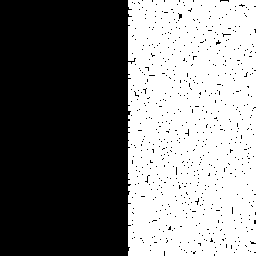
//> input picture 08/data/filter1_opening.pgm, 256 x 256 px
$ ./exercise_04a_opening ../../08/data/filter1_opening.pgm 3 out.png   (built with g++ and OpenCV 4)
//> lines starting //> are read from the running program, lines starting //| are printed output that depends on the picture; after the words box and inside, x2 and y2 are one past the last pixel; in counts of white or black regions, pixels touching at a corner belong together
### 04/src/lib.cpp
#include <algorithm>
#include <opencv2/opencv.hpp>
#include <vector>

cv::Mat erosion(cv::Mat* img1, int size) {
  cv::Mat output = img1->clone();
  std::vector<int> square_values;

  for (int i = 0; i < img1->rows; i++) {
    for (int j = 0; j < img1->cols; j++) {
      for (int x = std::max(i - size, 0); x <= std::min(i + size, img1->rows - 1); x++) {
        for (int y = std::max(j - size, 0); y <= std::min(j + size, img1->cols - 1); y++) {
          square_values.push_back(img1->at<uchar>(x, y));
        }
      }
      output.at<uchar>(i, j) = *std::min_element(square_values.begin(), square_values.end());
      square_values.clear();
    }
  }
  return output;
}

cv::Mat dilation(cv::Mat* img1, int size) {
  cv::Mat output = img1->clone();
  std::vector<int> square_values;

  for (int i = 0; i < img1->rows; i++) {
    for (int j = 0; j < img1->cols; j++) {
      for (int x = std::max(i - size, 0); x <= std::min(i + size, img1->rows - 1); x++) {
        for (int y = std::max(j - size, 0); y <= std::min(j + size, img1->cols - 1); y++) {
          square_values.push_back(img1->at<uchar>(x, y));
        }
      }
      output.at<uchar>(i, j) = *std::max_element(square_values.begin(), square_values.end());
      square_values.clear();
    }
  }
  return output;
}

### 04/src/exercise_04a_opening.cpp
#include <algorithm>
#include <iostream>
#include <opencv2/opencv.hpp>
#include <vector>

#include "lib.cpp"

cv::Mat opening(cv::Mat* img1, int size) {
  cv::Mat eroded = erosion(img1, size);
  return dilation(&eroded, size);
}

int main(int argc, char* argv[]) {
  if (argc < 4) {
    std::cout << "Error: number of arguments: include input image file" << std::endl;
    return 1;
  }
  cv::Mat img1 = cv::imread(argv[1], cv::IMREAD_GRAYSCALE);
//> img1: 256 rows x 256 cols, CV_8UC1; 48.4% white; 1 white region, box (x1, y1, x2, y2) and area: (128, 0, 256, 256) 31710
  cv::Mat output = opening(&img1, std::atoi(argv[2]));
//> after the loop in erosion, `for (int i = 0; i < img1->rows; i++)`:
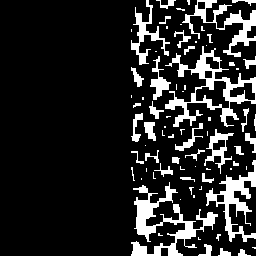
//> output: 256 rows x 256 cols, CV_8UC1; 14.9% white; 76 white regions (39 under 20 px), largest, box (x1, y1, x2, y2) and area: (131, 182, 218, 256) 1944, (165, 46, 256, 127) 1906, (206, 160, 256, 242) 1227
//> after the loop in dilation, `for (int i = 0; i < img1->rows; i++)`:
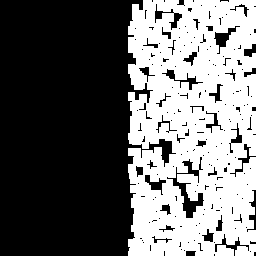
//> output: 256 rows x 256 cols, CV_8UC1; 42.4% white; 1 white region, box (x1, y1, x2, y2) and area: (128, 0, 256, 256) 27793
  cv::imwrite(argv[3], output);
  cv::imshow("Window: Output", output);
}

$ run again, on 08/data/filter3_opening_closing.pgm
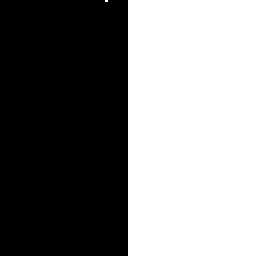
//> input picture 08/data/filter3_opening_closing.pgm, 256 x 256 px
//> img1: 256 rows x 256 cols, CV_8UC1; 50% white; 1 black region, box (x1, y1, x2, y2) and area: (0, 0, 128, 256) 32762
//> after the loop in erosion, `for (int i = 0; i < img1->rows; i++)`:
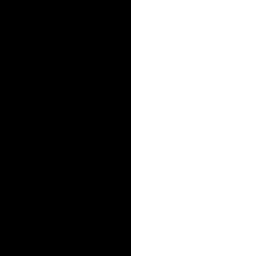
//> output: 256 rows x 256 cols, CV_8UC1; 48.8% white; 1 white region, box (x1, y1, x2, y2) and area: (131, 0, 256, 256) 32000
//> after the loop in dilation, `for (int i = 0; i < img1->rows; i++)`:
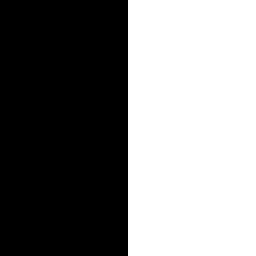
//> output: 256 rows x 256 cols, CV_8UC1; 50% white; 1 white region, box (x1, y1, x2, y2) and area: (128, 0, 256, 256) 32768
